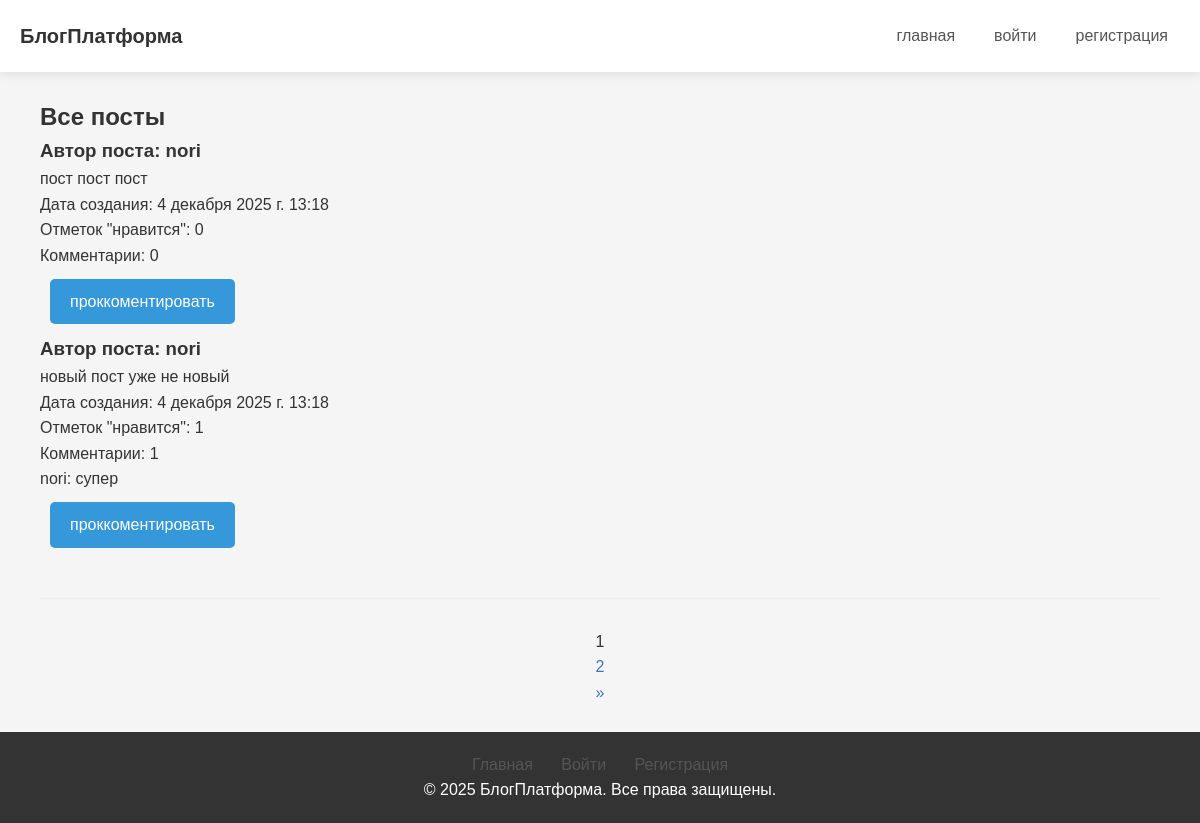
The app's page /blogs/ with its own data.
### blogs/models.py (models this page shows, shortened)
class Post(models.Model):
    post_text = models.TextField(verbose_name="Текст поста")
    author = models.ForeignKey('ReallyUser', on_delete=models.CASCADE, verbose_name='Автор поста', null=True)
    pub_date = models.DateTimeField(default=datetime.now, verbose_name="Дата публикации")
    likes = models.ManyToManyField(settings.AUTH_USER_MODEL, related_name="liked_posts", blank=True)
    class Meta:
        verbose_name = 'Пост'
        verbose_name_plural = 'Посты'

class ReallyUser(AbstractUser):
    avatar = models.ImageField(upload_to='avatars/', blank=True, null=True,
                               verbose_name='Аватар', default='avatars/image.png')
    biography = models.CharField(max_length=250, verbose_name="Биография", null=True)
    class Meta(AbstractUser.Meta):
        pass

class Comment(models.Model):
    comment_text = models.TextField(verbose_name="Текст комментария")
    post = models.ForeignKey('Post', on_delete=models.CASCADE,
                                      verbose_name="Комментарий к посту", blank=True, null=True)
    commenter = models.ForeignKey('ReallyUser', on_delete=models.CASCADE, verbose_name='Автор комментария', null=True)
    class Meta:
        verbose_name = 'Комментарий'
        verbose_name_plural = 'Комментарии'

### blogs/views.py (the view)
# urls.py: path('', views.index, name='index'),
def index(request):
    posts = Post.objects.annotate(comment_count=Count('comment', distinct=True), likes_count=Count('likes', distinct=True)).order_by('-pub_date')[:50]
    paginator = Paginator(posts, 2)
    if 'page' in request.GET:
        page_num = request.GET['page']
    else:
        page_num = 1
    page = paginator.get_page(page_num)
    context = {'posts': page.object_list, 'page': page}
    return render(request, 'index.html', context)

### blogs/templates/index.html (shortened to what this page needs)
{% extends "base_generic.html" %}
{% block content %}
<section class="title">
            <h1>Все посты</h1>
        </section>
        <section class="articles-wrapper">
            <div class="articles">
                <div class="four-articles">
                    {% if posts %}
                    {% for post in posts %}
                    <article>
                        <div class="article-inner">
                            <div class="article-text">
                                <h3>Автор поста: {{ post.author }}</h3>
                                <p>{{ post.post_text }}</p>
                                <p>Дата создания: {{ post.pub_date }}</p>
                                 {% if request.user.is_authenticated %}
            <p class="lele">
                <a href="{% url 'toggle_like' pk=post.pk %}">
                    {% if request.user in post.likes.all %}
                        Уже не нравится
                    {% else %}
                        Нравится
                    {% endif %}
                    {% if request.user == post.author %}
                        <a href="{% url 'edit-post' pk=post.pk %}" class="change"><b>Изменить пост?</b></a>
                        <a href="{% url 'delete-post' pk=post.pk %}" class="change"><b>Удалить пост?</b></a>
                    {% endif %}
                </a>
                <span>Отметок "нравится": {{ post.likes_count }}</span>
            </p>
        {% else %}
            <p>Отметок "нравится": {{ post.likes_count }}</p>
        {% endif %}
        <p>Комментарии: {{ post.comment_count }}</p>
                            </div>
                            <div class="article-buttons">
                                {% for comment in post.comment_set.all %}
        <p class="comment">{{ comment.commenter.username }}: {{ comment.comment_text }}</p>
    {% endfor %}
                                <a href="{% url 'add-comment' pk=post.pk %}" class="button">проккоментировать</a>
                            </div>
                            {% endfor %}
                            {% if page.paginator.num_pages > 1 %}
    <div class="pagination">
        <div class="pagination-list">
            {% for num in page.paginator.page_range %}
                <div class="pagination-item {% if num == page.number %}active{% endif %}">
                    {% if num == page.number %}
                        <span class="pagination-link">{{ num }}</span>
                    {% else %}
                        <a href="?page={{ num }}" class="pagination-link">{{ num }}</a>
                    {% endif %}
                </div>
            {% endfor %}
            {% if page.has_next %}
                <div class="pagination-item">
                    <a href="?page={{ page.next_page_number }}" class="pagination-link">&raquo;</a>
                </div>
            {% endif %}
        </div>
    </div>
                            {% endif %}
                            {% else %}
                             <p>Нет постов </p>
                            {% endif %}
                        </div>
                    </article>
                </div>
            </div>
        </section>
{% endblock %}

### blogs/static/css/style.css (style rules this page uses)
* { margin: 0; padding: 0; box-sizing: border-box; }
body { font-family: 'Segoe UI', Tahoma, Geneva, Verdana, sans-serif; line-height: 1.6; color: #333; background-color: #f5f5f5; }
a { text-decoration: none; color: #3a75ba; }
.button { background-color: #3a75ba; }
.pagination { display: flex; justify-content: center; align-items: center; gap: 20px; margin-top: 40px; padding-top: 30px; border-top: 1px solid #eee; }
body { margin: 0; font-family: Arial, sans-serif; background: #f5f5f5; display: flex; flex-direction: column; min-height: 100vh; }
.button { display: inline-block; padding: 10px 20px; background: #3498db; color: white; border: none; border-radius: 5px; cursor: pointer; text-decoration: none; font-size: 16px; text-align: center; margin: 10px; }

### records on screen
Post: author "nori", post_text "пост пост пост", pub_date "4 декабря 2025 г. 13:18", likes_count "0", comment_count "0"
Post: author "nori", post_text "новый пост уже не новый", pub_date "4 декабря 2025 г. 13:18", likes_count "1", comment_count "1"
Comment: commenter.username "nori", comment_text "супер"

### other values on screen
{{ num }} "1"
{{ num }} "2"
